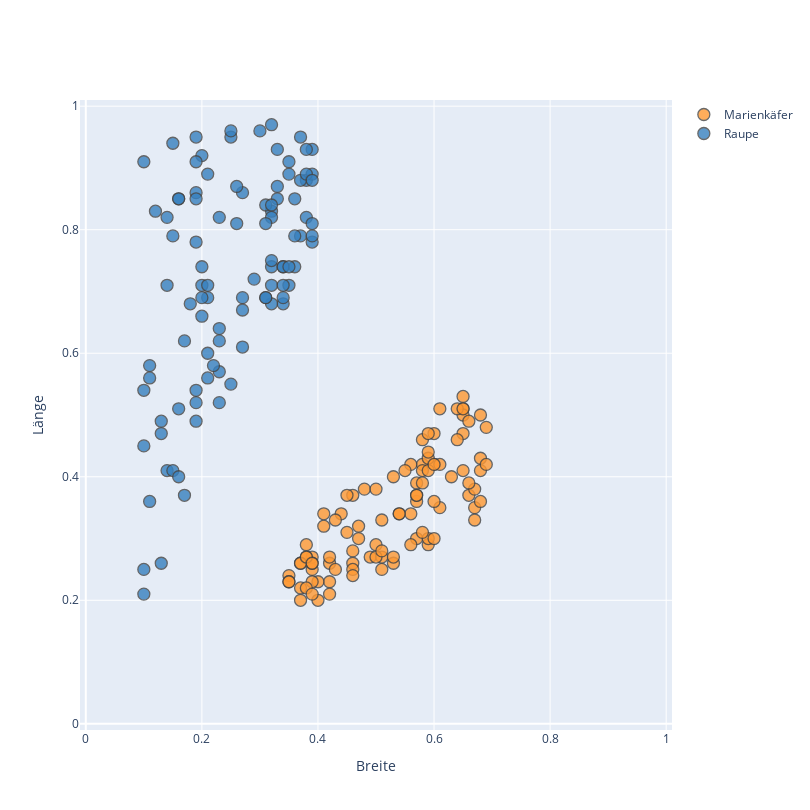

The cell this chart's notebook holds for it:
### Markdown cell above
In der Folgenden Zelle wird dieser Datensatz als Streudiagramm (Scatterchart) visualisiert. 

Mit diesem Streudiagramm können wir zunächst analysieren, wie die Eigenschaft der unterschiedlichen Insekten sind.

### Code cell
df_käfer.iplot('scatter', mode = 'markers',  layout = square_layout_scatter,
               x = 'Breite', 
               y = 'Länge',
               categories = 'Insekt')
